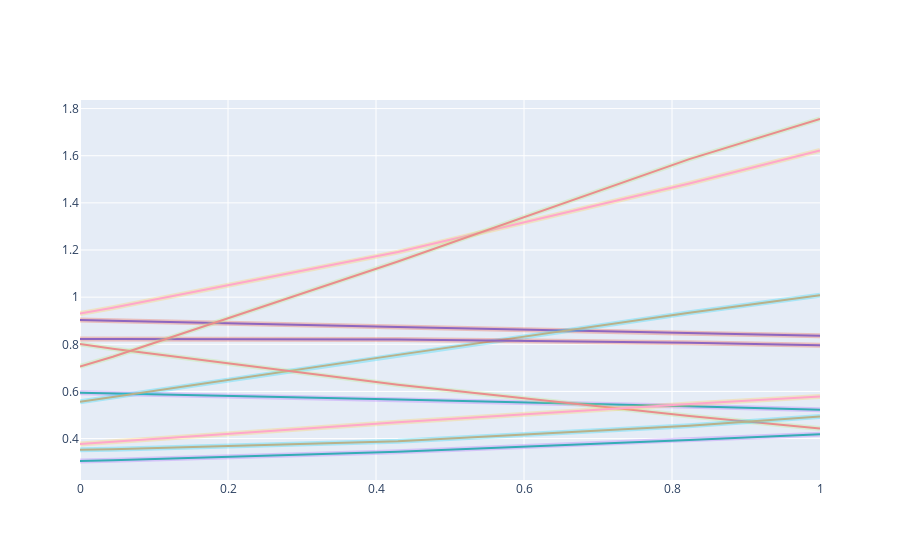

Notebook code cell kept with this figure:
### Code cell
from scipy.integrate import solve_ivp
import plotly.graph_objects as go

class CircularBuffer: 
    def __init__(self, shape, fill_value=None, **buffer_kwargs): 
        self.shape = shape
        if isinstance(shape, int): 
            self.principal_length = shape
        elif isinstance(shape, tuple): 
            self.principal_length = shape[0]
        else:
            raise ValueError("shape must be an int or a tuple")
            
        self.buffer = np.full(shape, fill_value=fill_value, **buffer_kwargs) 
        self.index = 0 

    def end(self):
        if self.index==-1:
            return self.buffer[-1]
        return self.buffer[self.index - 1]

    def append(self, value): 
        self.buffer[self.index] = value 
        self.index = (self.index + 1) % self.principal_length
        
    def get(self): 
        return np.r_[self.buffer[self.index:], self.buffer[:self.index]]
        # return np.roll(self.buffer, -self.index)
    
    def __repr__(self):
        return str(self.get())
    

def glv(t, y, alpha):
    return y*(1 - y + alpha@y)

N = 10
alpha = np.random.normal(0, 1/np.sqrt(N), (N, N))

t = CircularBuffer(100)
y = CircularBuffer((100, N))

t.append(0.0)
y.append(np.random.uniform(0, 1, N))

# print(t.get())
# print(y.get())

# print(t.end())
# print(y.end())

# sol = solve_ivp(glv, (0, 100), y0, args=(alpha,), rtol=1e-5, atol=1e-8)

sol_first_half = solve_ivp(glv, (t.end(), t.end() + 1), y.end(), args=(alpha,), rtol=1e-5, atol=1e-8)
# print(sol_first_half.y)

for t_new, y_new in zip(sol_first_half.t, sol_first_half.y.T):
    t.append(t_new)
    y.append(y_new)

sol_second_half = solve_ivp(glv, (t.end(), t.end() + 1), y.end(), args=(alpha,), rtol=1e-5, atol=1e-8)

for t_new, y_new in zip(sol_second_half.t, sol_second_half.y.T):
    t.append(t_new)
    y.append(y_new)

fig = go.Figure()
for i in range(N):
    # fig.add_trace(go.Scatter(x=sol.t, y=sol.y[i], mode='lines'))
    fig.add_trace(go.Scatter(x=t.get(), y=y.get()[:, i], mode='lines', showlegend=False))
    fig.add_trace(go.Scatter(x=sol_first_half.t, y=sol_first_half.y[i], mode='lines', line_width=5, opacity=0.3, showlegend=False))
    # fig.add_trace(go.Scatter(x=sol_second_half.t, y=sol_second_half.y[i], mode='lines', line_width=5, opacity=0.3))

fig.show()

### Figure 1 — Plotly figure (JSON) as saved in the notebook; plotly's stock layout.template omitted (floating-point values rounded to 4 significant figures)
{"data": [{"mode": "lines", "showlegend": false, "type": "scatter", "x": [null, null, null, null, null, null, null, null, null, null, null, null, null, null, null, null, null, null, null, null, null, null, null, null, null, null, null, null, null, null, null, null, null, null, null, null, null, null, null, null, null, null, null, null, null, null, null, null, null, null, null, null, null, null, null, null, null, null, null, null, null, null, null, null, null, null, null, null, null, null, null, null, null, null, null, null, null, null, null, null, null, null, null, null, null, null, null, null, null, null, null, null, null, null, 0, 0, 0.04433, 0.4296, 0.8234, 1], "y": [null, null, null, null, null, null, null, null, null, null, null, null, null, null, null, null, null, null, null, null, null, null, null, null, null, null, null, null, null, null, null, null, null, null, null, null, null, null, null, null, null, null, null, null, null, null, null, null, null, null, null, null, null, null, null, null, null, null, null, null, null, null, null, null, null, null, null, null, null, null, null, null, null, null, null, null, null, null, null, null, null, null, null, null, null, null, null, null, null, null, null, null, null, null, 0.9028, 0.9028, 0.9002, 0.8733, 0.8466, 0.8362]}, {"line": {"width": 5}, "mode": "lines", "opacity": 0.3, "showlegend": false, "type": "scatter", "x": [0, 0.04433, 0.4296, 0.8234, 1], "y": [0.9028, 0.9002, 0.8733, 0.8466, 0.8362]}, {"mode": "lines", "showlegend": false, "type": "scatter", "x": [null, null, null, null, null, null, null, null, null, null, null, null, null, null, null, null, null, null, null, null, null, null, null, null, null, null, null, null, null, null, null, null, null, null, null, null, null, null, null, null, null, null, null, null, null, null, null, null, null, null, null, null, null, null, null, null, null, null, null, null, null, null, null, null, null, null, null, null, null, null, null, null, null, null, null, null, null, null, null, null, null, null, null, null, null, null, null, null, null, null, null, null, null, null, 0, 0, 0.04433, 0.4296, 0.8234, 1], "y": [null, null, null, null, null, null, null, null, null, null, null, null, null, null, null, null, null, null, null, null, null, null, null, null, null, null, null, null, null, null, null, null, null, null, null, null, null, null, null, null, null, null, null, null, null, null, null, null, null, null, null, null, null, null, null, null, null, null, null, null, null, null, null, null, null, null, null, null, null, null, null, null, null, null, null, null, null, null, null, null, null, null, null, null, null, null, null, null, null, null, null, null, null, null, 0.5948, 0.5948, 0.5919, 0.5658, 0.5371, 0.5226]}, {"line": {"width": 5}, "mode": "lines", "opacity": 0.3, "showlegend": false, "type": "scatter", "x": [0, 0.04433, 0.4296, 0.8234, 1], "y": [0.5948, 0.5919, 0.5658, 0.5371, 0.5226]}, {"mode": "lines", "showlegend": false, "type": "scatter", "x": [null, null, null, null, null, null, null, null, null, null, null, null, null, null, null, null, null, null, null, null, null, null, null, null, null, null, null, null, null, null, null, null, null, null, null, null, null, null, null, null, null, null, null, null, null, null, null, null, null, null, null, null, null, null, null, null, null, null, null, null, null, null, null, null, null, null, null, null, null, null, null, null, null, null, null, null, null, null, null, null, null, null, null, null, null, null, null, null, null, null, null, null, null, null, 0, 0, 0.04433, 0.4296, 0.8234, 1], "y": [null, null, null, null, null, null, null, null, null, null, null, null, null, null, null, null, null, null, null, null, null, null, null, null, null, null, null, null, null, null, null, null, null, null, null, null, null, null, null, null, null, null, null, null, null, null, null, null, null, null, null, null, null, null, null, null, null, null, null, null, null, null, null, null, null, null, null, null, null, null, null, null, null, null, null, null, null, null, null, null, null, null, null, null, null, null, null, null, null, null, null, null, null, null, 0.5561, 0.5561, 0.5762, 0.7551, 0.9336, 1.008]}, {"line": {"width": 5}, "mode": "lines", "opacity": 0.3, "showlegend": false, "type": "scatter", "x": [0, 0.04433, 0.4296, 0.8234, 1], "y": [0.5561, 0.5762, 0.7551, 0.9336, 1.008]}, {"mode": "lines", "showlegend": false, "type": "scatter", "x": [null, null, null, null, null, null, null, null, null, null, null, null, null, null, null, null, null, null, null, null, null, null, null, null, null, null, null, null, null, null, null, null, null, null, null, null, null, null, null, null, null, null, null, null, null, null, null, null, null, null, null, null, null, null, null, null, null, null, null, null, null, null, null, null, null, null, null, null, null, null, null, null, null, null, null, null, null, null, null, null, null, null, null, null, null, null, null, null, null, null, null, null, null, null, 0, 0, 0.04433, 0.4296, 0.8234, 1], "y": [null, null, null, null, null, null, null, null, null, null, null, null, null, null, null, null, null, null, null, null, null, null, null, null, null, null, null, null, null, null, null, null, null, null, null, null, null, null, null, null, null, null, null, null, null, null, null, null, null, null, null, null, null, null, null, null, null, null, null, null, null, null, null, null, null, null, null, null, null, null, null, null, null, null, null, null, null, null, null, null, null, null, null, null, null, null, null, null, null, null, null, null, null, null, 0.8013, 0.8013, 0.7811, 0.6279, 0.4961, 0.4428]}, {"line": {"width": 5}, "mode": "lines", "opacity": 0.3, "showlegend": false, "type": "scatter", "x": [0, 0.04433, 0.4296, 0.8234, 1], "y": [0.8013, 0.7811, 0.6279, 0.4961, 0.4428]}, {"mode": "lines", "showlegend": false, "type": "scatter", "x": [null, null, null, null, null, null, null, null, null, null, null, null, null, null, null, null, null, null, null, null, null, null, null, null, null, null, null, null, null, null, null, null, null, null, null, null, null, null, null, null, null, null, null, null, null, null, null, null, null, null, null, null, null, null, null, null, null, null, null, null, null, null, null, null, null, null, null, null, null, null, null, null, null, null, null, null, null, null, null, null, null, null, null, null, null, null, null, null, null, null, null, null, null, null, 0, 0, 0.04433, 0.4296, 0.8234, 1], "y": [null, null, null, null, null, null, null, null, null, null, null, null, null, null, null, null, null, null, null, null, null, null, null, null, null, null, null, null, null, null, null, null, null, null, null, null, null, null, null, null, null, null, null, null, null, null, null, null, null, null, null, null, null, null, null, null, null, null, null, null, null, null, null, null, null, null, null, null, null, null, null, null, null, null, null, null, null, null, null, null, null, null, null, null, null, null, null, null, null, null, null, null, null, null, 0.9309, 0.9309, 0.955, 1.191, 1.482, 1.622]}, {"line": {"width": 5}, "mode": "lines", "opacity": 0.3, "showlegend": false, "type": "scatter", "x": [0, 0.04433, 0.4296, 0.8234, 1], "y": [0.9309, 0.955, 1.191, 1.482, 1.622]}, {"mode": "lines", "showlegend": false, "type": "scatter", "x": [null, null, null, null, null, null, null, null, null, null, null, null, null, null, null, null, null, null, null, null, null, null, null, null, null, null, null, null, null, null, null, null, null, null, null, null, null, null, null, null, null, null, null, null, null, null, null, null, null, null, null, null, null, null, null, null, null, null, null, null, null, null, null, null, null, null, null, null, null, null, null, null, null, null, null, null, null, null, null, null, null, null, null, null, null, null, null, null, null, null, null, null, null, null, 0, 0, 0.04433, 0.4296, 0.8234, 1], "y": [null, null, null, null, null, null, null, null, null, null, null, null, null, null, null, null, null, null, null, null, null, null, null, null, null, null, null, null, null, null, null, null, null, null, null, null, null, null, null, null, null, null, null, null, null, null, null, null, null, null, null, null, null, null, null, null, null, null, null, null, null, null, null, null, null, null, null, null, null, null, null, null, null, null, null, null, null, null, null, null, null, null, null, null, null, null, null, null, null, null, null, null, null, null, 0.8224, 0.8224, 0.8226, 0.82, 0.806, 0.7958]}, {"line": {"width": 5}, "mode": "lines", "opacity": 0.3, "showlegend": false, "type": "scatter", "x": [0, 0.04433, 0.4296, 0.8234, 1], "y": [0.8224, 0.8226, 0.82, 0.806, 0.7958]}, {"mode": "lines", "showlegend": false, "type": "scatter", "x": [null, null, null, null, null, null, null, null, null, null, null, null, null, null, null, null, null, null, null, null, null, null, null, null, null, null, null, null, null, null, null, null, null, null, null, null, null, null, null, null, null, null, null, null, null, null, null, null, null, null, null, null, null, null, null, null, null, null, null, null, null, null, null, null, null, null, null, null, null, null, null, null, null, null, null, null, null, null, null, null, null, null, null, null, null, null, null, null, null, null, null, null, null, null, 0, 0, 0.04433, 0.4296, 0.8234, 1], "y": [null, null, null, null, null, null, null, null, null, null, null, null, null, null, null, null, null, null, null, null, null, null, null, null, null, null, null, null, null, null, null, null, null, null, null, null, null, null, null, null, null, null, null, null, null, null, null, null, null, null, null, null, null, null, null, null, null, null, null, null, null, null, null, null, null, null, null, null, null, null, null, null, null, null, null, null, null, null, null, null, null, null, null, null, null, null, null, null, null, null, null, null, null, null, 0.3049, 0.3049, 0.3083, 0.3445, 0.3936, 0.4189]}, {"line": {"width": 5}, "mode": "lines", "opacity": 0.3, "showlegend": false, "type": "scatter", "x": [0, 0.04433, 0.4296, 0.8234, 1], "y": [0.3049, 0.3083, 0.3445, 0.3936, 0.4189]}, {"mode": "lines", "showlegend": false, "type": "scatter", "x": [null, null, null, null, null, null, null, null, null, null, null, null, null, null, null, null, null, null, null, null, null, null, null, null, null, null, null, null, null, null, null, null, null, null, null, null, null, null, null, null, null, null, null, null, null, null, null, null, null, null, null, null, null, null, null, null, null, null, null, null, null, null, null, null, null, null, null, null, null, null, null, null, null, null, null, null, null, null, null, null, null, null, null, null, null, null, null, null, null, null, null, null, null, null, 0, 0, 0.04433, 0.4296, 0.8234, 1], "y": [null, null, null, null, null, null, null, null, null, null, null, null, null, null, null, null, null, null, null, null, null, null, null, null, null, null, null, null, null, null, null, null, null, null, null, null, null, null, null, null, null, null, null, null, null, null, null, null, null, null, null, null, null, null, null, null, null, null, null, null, null, null, null, null, null, null, null, null, null, null, null, null, null, null, null, null, null, null, null, null, null, null, null, null, null, null, null, null, null, null, null, null, null, null, 0.3522, 0.3522, 0.3546, 0.389, 0.4539, 0.4941]}, {"line": {"width": 5}, "mode": "lines", "opacity": 0.3, "showlegend": false, "type": "scatter", "x": [0, 0.04433, 0.4296, 0.8234, 1], "y": [0.3522, 0.3546, 0.389, 0.4539, 0.4941]}, {"mode": "lines", "showlegend": false, "type": "scatter", "x": [null, null, null, null, null, null, null, null, null, null, null, null, null, null, null, null, null, null, null, null, null, null, null, null, null, null, null, null, null, null, null, null, null, null, null, null, null, null, null, null, null, null, null, null, null, null, null, null, null, null, null, null, null, null, null, null, null, null, null, null, null, null, null, null, null, null, null, null, null, null, null, null, null, null, null, null, null, null, null, null, null, null, null, null, null, null, null, null, null, null, null, null, null, null, 0, 0, 0.04433, 0.4296, 0.8234, 1], "y": [null, null, null, null, null, null, null, null, null, null, null, null, null, null, null, null, null, null, null, null, null, null, null, null, null, null, null, null, null, null, null, null, null, null, null, null, null, null, null, null, null, null, null, null, null, null, null, null, null, null, null, null, null, null, null, null, null, null, null, null, null, null, null, null, null, null, null, null, null, null, null, null, null, null, null, null, null, null, null, null, null, null, null, null, null, null, null, null, null, null, null, null, null, null, 0.706, 0.706, 0.7471, 1.151, 1.585, 1.756]}, {"line": {"width": 5}, "mode": "lines", "opacity": 0.3, "showlegend": false, "type": "scatter", "x": [0, 0.04433, 0.4296, 0.8234, 1], "y": [0.706, 0.7471, 1.151, 1.585, 1.756]}, {"mode": "lines", "showlegend": false, "type": "scatter", "x": [null, null, null, null, null, null, null, null, null, null, null, null, null, null, null, null, null, null, null, null, null, null, null, null, null, null, null, null, null, null, null, null, null, null, null, null, null, null, null, null, null, null, null, null, null, null, null, null, null, null, null, null, null, null, null, null, null, null, null, null, null, null, null, null, null, null, null, null, null, null, null, null, null, null, null, null, null, null, null, null, null, null, null, null, null, null, null, null, null, null, null, null, null, null, 0, 0, 0.04433, 0.4296, 0.8234, 1], "y": [null, null, null, null, null, null, null, null, null, null, null, null, null, null, null, null, null, null, null, null, null, null, null, null, null, null, null, null, null, null, null, null, null, null, null, null, null, null, null, null, null, null, null, null, null, null, null, null, null, null, null, null, null, null, null, null, null, null, null, null, null, null, null, null, null, null, null, null, null, null, null, null, null, null, null, null, null, null, null, null, null, null, null, null, null, null, null, null, null, null, null, null, null, null, 0.3768, 0.3768, 0.3865, 0.4693, 0.5471, 0.5781]}, {"line": {"width": 5}, "mode": "lines", "opacity": 0.3, "showlegend": false, "type": "scatter", "x": [0, 0.04433, 0.4296, 0.8234, 1], "y": [0.3768, 0.3865, 0.4693, 0.5471, 0.5781]}], "layout": {}}
